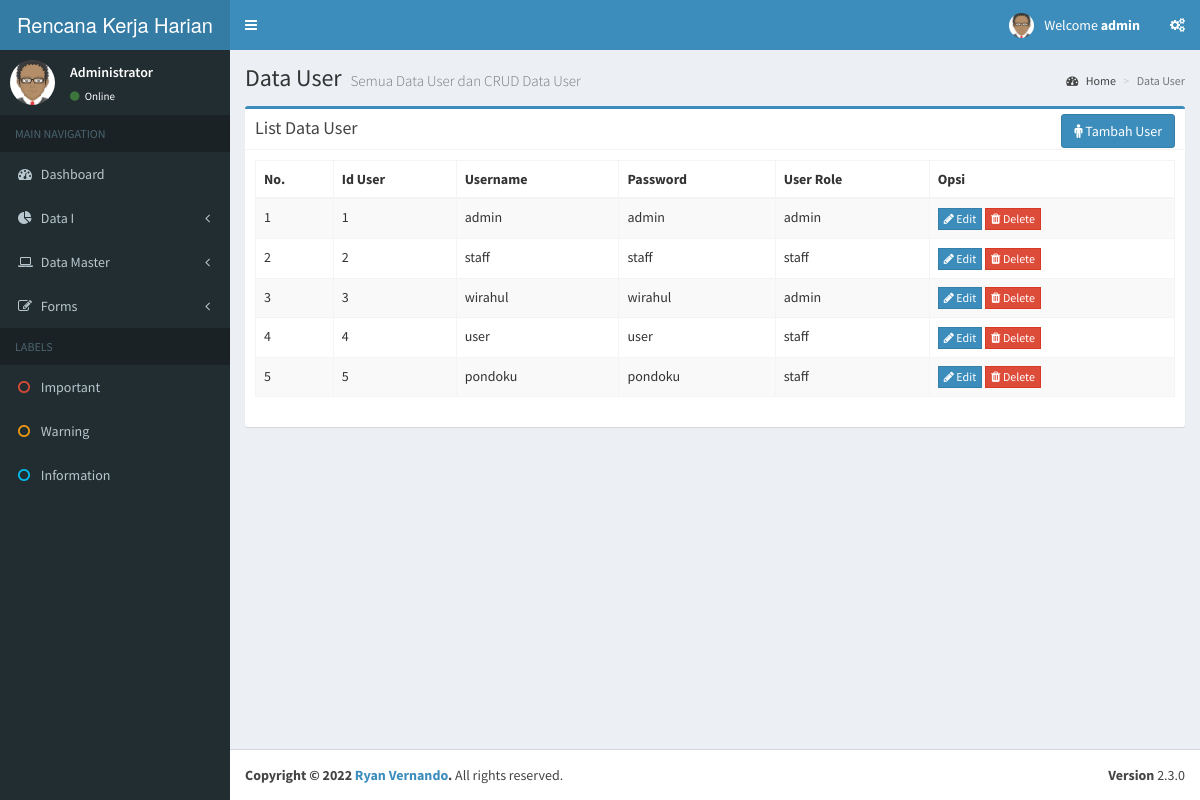
Screenshot of /user/data_user.php (signed in) with the database file from the repository.
### tables this page shows
CREATE TABLE `tb_user` (
  `id_user` tinyint(2) NOT NULL,
  `username` varchar(25) DEFAULT NULL,
  `password` varchar(25) DEFAULT NULL,
  `user_role` varchar(20) DEFAULT NULL,
  PRIMARY KEY (`id_user`)
);

### user/data_user.php (the view, shortened to what this page needs)
<?php
include '../template/header_admin.php';
include '../koneksidb.php';
?>
<div class="content-wrapper">
<section class="content-header">
  <h1>Data User
    <small>Semua Data User dan CRUD Data User</small>
  </h1>
  <ol class="breadcrumb">
  <li><a href="../admin/admin.php"><i class="fa fa-dashboard"></i> Home</a></li>
  <li class="active">Data User</li>
  </ol>
</section>
<section class="content">
  <div class="row">
    <div class="col-sm-12">
      <div class="box box-primary">
        <div class="box-header with-border">
          <h3 class="box-title">List Data User</h3>
          <div class="box-tools pull-left">
            <a href="#" class="btn btn-primary" data-toggle="modal" data-target="#tambahuser"><i class="fa fa-male"></i> Tambah User</a>
          </div>
        </div>
        <div class="box-body">
          <div class="table-responsive22">
            <table id="datatable" class="table table-bordered table-striped">
              <thead>
                <tr>
                  <th>No.</th>
                  <th>Id User</th>
                  <th>Username</th>
                  <th>Password</th>
                  <th>User Role</th>
                  <th>Opsi</th>
                </tr>
              </thead>
              <tbody>
                  <?php
                    $no = 1;
                    $queryview = mysqli_query($koneksi, "SELECT * FROM tb_user");
                    while ($row = mysqli_fetch_assoc($queryview)) {
                  ?>
                  <tr>
                    <td><?php echo $no++;?></td>
                    <td><?php echo $row['id_user'];?></td>
                    <td><?php echo $row['username'];?></td>
                    <td><?php echo $row['password'];?></td>
                    <td><?php echo $row['user_role']; ?></td>
                    <td>
                      <a href="#" class="btn btn-primary btn-flat btn-xs" data-toggle="modal" data-target="#updateuser<?php echo $no; ?>"><i class="fa fa-pencil"></i> Edit</a>
                      <a href="#" class="btn btn-danger btn-flat btn-xs" data-toggle="modal" data-target="#deleteuser<?php echo $no; ?>"><i class="fa fa-trash"></i> Delete</a>
                    </td>
                  </tr>
                  <?php
                    }
                  ?>
              </tbody>
            </table>
          </div>
        </div>
      </div>
    </div>
  </div>
</section>
</div>
<?php include '../template/footer.php'; ?>

### rows the page displays
tb_user: id_user "1", username "admin", password "admin", user_role "admin"
tb_user: id_user "2", username "staff", password "staff", user_role "staff"
tb_user: id_user "3", username "wirahul", password "wirahul", user_role "admin"
tb_user: id_user "4", username "user", password "user", user_role "staff"
tb_user: id_user "5", username "pondoku", password "pondoku", user_role "staff"

### other values shown
$_SESSION['username'] "admin"
